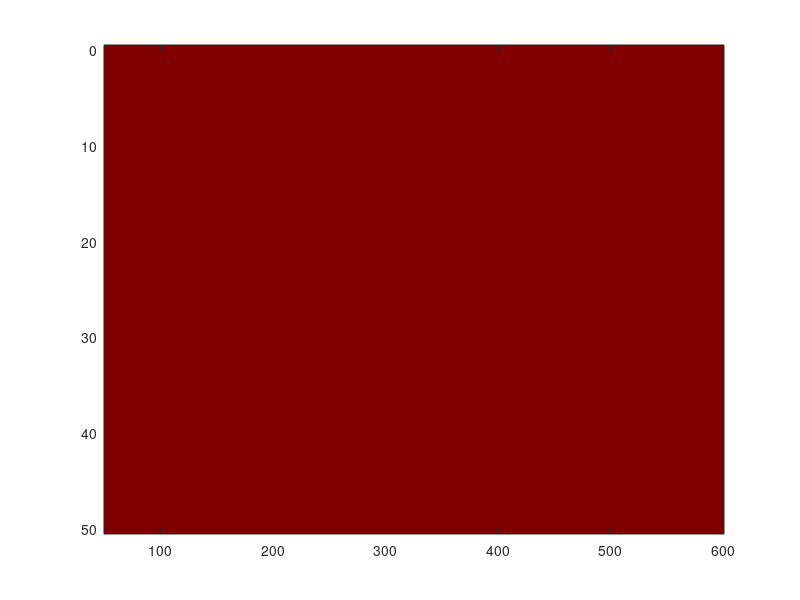

Write the MATLAB code that produced this figure. (Note: this script raises an error after producing the figure.)
rm = 50:600; 
bt = 1:3; %Bottom type:mud;sand;gravel 
v = 5:10:25; 
S = 33; %[ppt] 
T = 15; %[degree] 
C = 1480; %[m/s] 
SL = 220; %[dB] rel 1uP @ 1m 
f = 100; %kHz 
tau = 100e-6; %[s] 
B = 1000; %Bandwidth in [Hz] 
rs = 0; zs = 5; 
DI = 30; %[dB] 
TS = -15; %[dB] 
Zmax = 50; zm = 0:50; %[m] 
a = 2.34e-6; 
b = 3.38e-6; 
theta_hR = deg2rad(0.5); %[rad] 
theta_vT = deg2rad(180); %[rad] 
[r,z,vw,bt] = ndgrid(rm,zm,v,bt); 
%Distance R 
R = sqrt(((r-rs).^2)+(z-zs).^2); 
%Grazing angle 
theta_b = atan((Zmax-zs)./sqrt(R.^2-((Zmax-zs).^2))); 
theta_s = atan(zs./sqrt(R.^2-(zs).^2)); 
theta_v = theta_b + theta_s; 
%Isotropic noise level 
N_turb = 30-30.*log10(f); % Turbulence Noise level 
N_traffic = 10.*log10((3.*10.^8)./(1+(10.^4).*(f.^4))); % traffic NL 
N_state = 40+10.*log10((vw.^2)./(1+f.^(5./3))); %Sea State NL 
N_therm = -15+20.*log10(f); % Thermal NL 
N_rain = -999; %rain NL 
N_bio = -999; %Biological NL

N_vessel = -999; % seaVessel NL 
Isotropic_NL = 10.*log10((10.^(0.1.*N_traffic)) + (10.^(0.1.*N_turb)) + (10.^(0.1.*N_state)) + (10.^(0.1.*N_therm)) + (10.^(0.1.*N_rain)) + (10.^(0.1.*N_bio)) + (10.^(0.1.*N_vessel))); 
NLB = Isotropic_NL + 10.*log10(B); 
%Surface reverberation strength RSs 
beta_s = 4.*((vw+2)./(vw+1))+(2.5*((f+0.1)^(-1./3))-4).*cos(theta_s).^(1/8); 
S_s = 10.*log10(((tan(theta_s)).^beta_s).*((1+vw).^2).*((f+0.1).^(vw/150)).*(10.^(-5.05))); 
AS = theta_hR.*R.*C.*tau./(2*cos(theta_s)); 
RSS = S_s + 10.*log10(AS); 
%Bottom reverberation strength RSb 
R = 1+125.*exp(-2.64.*((bt-1.75).^2)-(50./bt).*(cot(theta_b)).^2); 
beta_b = R.*(sin(theta_b) +0.19).^(bt.*cos(theta_b).^16); 
S_b = 10.*log10(3.03.*beta_b.*f.^(3.2-0.8.*bt).*10.^(2.8.*bt-12) + 10^(-4.42)); 
AB = theta_hR.*R.*C.*tau./(2*cos(theta_b)); 
RSB = S_b+10.*log10(AB); 
%Volume reverberation strength RSv 
Sv = -70+7.*log10(f); 
V = C.*tau.*0.5.*theta_hR.*theta_vT.*R.^2; 
RSV = Sv+10.*log10(V); 
%Transmission loss 
ft = 21.9*(10.^(6-1520./(T+273))); 
p = 1.01*(1+Zmax*0.1); 
alpha = 8.686e3*(((S.*a.*(f.^2).*ft)./(ft.^2+f.^2))+(b.*f.^2/ft)).*(1-6.54e-4.*p); 
TLE = 20.*log10(R)+alpha.*(R-1)./1000; 
%For isovelocity 
TLB = TLE; 
TLS = TLE; 
TLV = TLE; 
RLB = SL-2.*TLB+RSB; %Reverberation level of bottom 
RLS = SL-2.*TLS+RSS; %Reverberation level of surface 
RLV = SL-2.*TLV+RSV; %Reverberation level of volume 
TIL = 10.*log10((10.^(0.1.*(NLB-DI)))+(10.^(0.1.*RLB))+(10.^(0.1.^RLS))+(10.^(.1.*RLV)));%Total interference level 
SNR = SL-2.*TLE+TS-TIL; 
figure(1); 
caxis([0 35]); 
imagesc(rm,zm,SNR(:,:,1,1)',caxis);
colormap(jet(256));
colorbar('vert'); 
title('SNR(Vw=5 Kn,bottom type=mud)'); 
xlabel('r[m]'); 
ylabel('z[m]'); 
figure(2); 
caxis([0 35]); 
imagesc(rm,zm,SNR(:,:,2,1)',caxis); 
colormap(jet(256));
colorbar('vert'); 
title('SNR(Vw=15 Kn,bottom type=mud)'); 
xlabel('r[m]'); 
ylabel('z[m]'); 
figure(3);
caxis([0 35]); 
imagesc(rm,zm,SNR(:,:,3,1)',caxis); 
colormap(jet(256));
colorbar('vert'); 
title('SNR(Vw=25 Kn,bottom type=mud)'); 
xlabel('r[m]'); 
ylabel('z[m]'); 
figure(4); 
caxis([0 35]); 
imagesc(rm,zm,SNR(:,:,1,2)',caxis); 
colormap(jet(256));
colorbar('vert'); 
title('SNR(Vw=5 Kn,bottom type=sand)'); 
xlabel('r[m]'); 
ylabel('z[m]'); 
figure(5); 
caxis([0 35]); 
imagesc(rm,zm,SNR(:,:,2,2)',caxis); 
colormap(jet(256));
colorbar('vert'); 
title('SNR(Vw=15 Kn,bottom type=sand)'); 
xlabel('r[m]'); 
ylabel('z[m]'); 
figure(6); 
caxis([0 35]); 
imagesc(rm,zm,SNR(:,:,3,2)',caxis); 
colormap(jet(256));
colorbar('vert'); 
title('SNR(Vw=25 Kn,bottom type=sand)'); 
xlabel('r[m]'); 
ylabel('z[m]'); 
figure(7); 
caxis([0 35]); 
imagesc(rm,zm,SNR(:,:,1,3)',caxis); 
colormap(jet(256));
colorbar('vert'); 
title('SNR(Vw=5 Kn,bottom type=gravel)'); 
xlabel('r[m]'); 
ylabel('z[m]'); 
figure(8); 
caxis([0 35]); 
imagesc(rm,zm,SNR(:,:,2,3)',caxis);
colormap(jet(256));
colorbar('vert'); 
title('SNR(Vw=15 Kn,bottom type=gravel)'); 
xlabel('r[m]'); 
ylabel('z[m]'); 
figure(9); 
caxis([0 35]); 
imagesc(rm,zm,SNR(:,:,3,3)',caxis); 
colormap(jet(256));
colorbar('vert'); 
title('SNR(Vw=25 Kn,bottom type=gravel)'); 
xlabel('r[m]'); 
ylabel('z[m]');